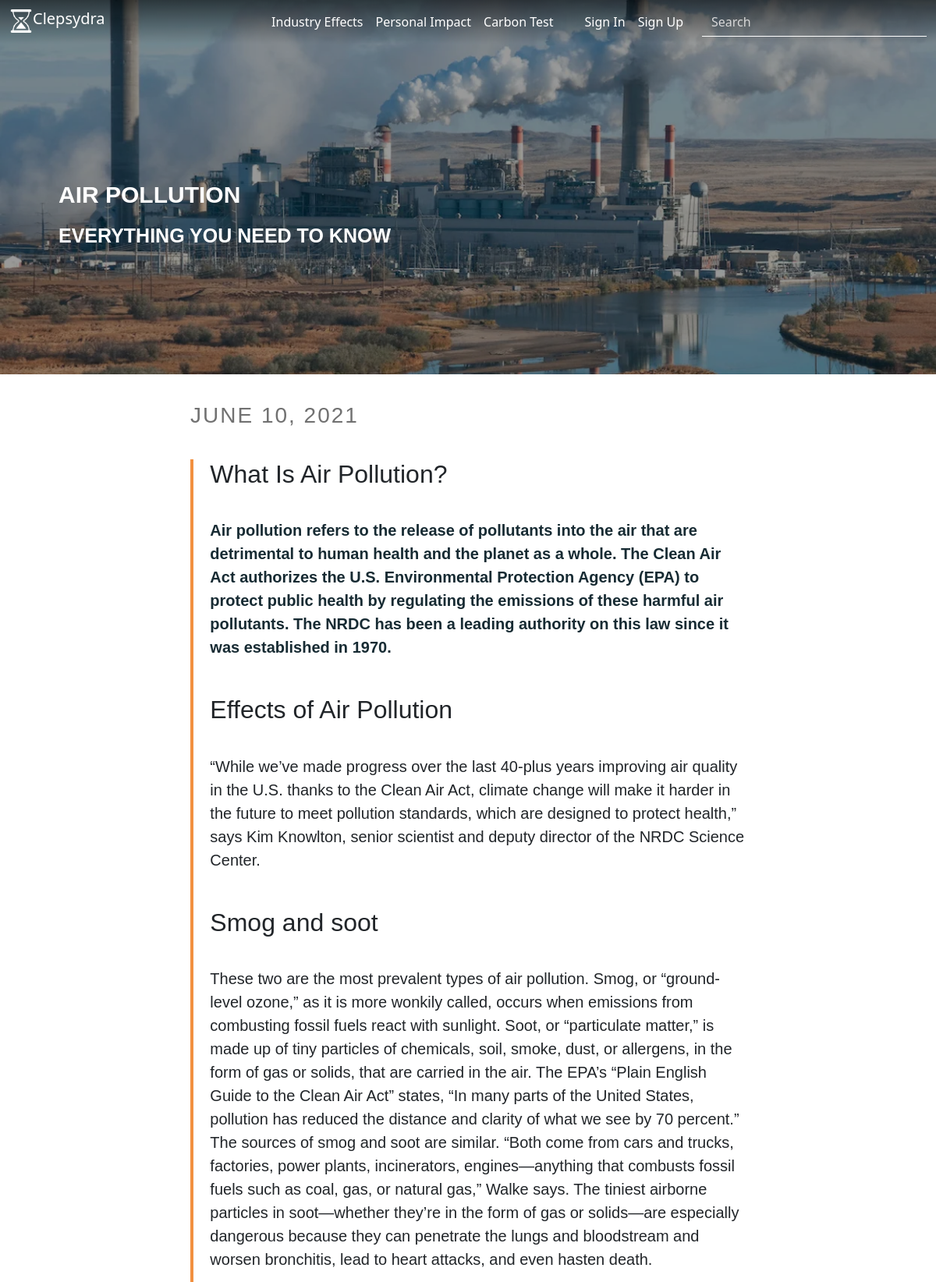
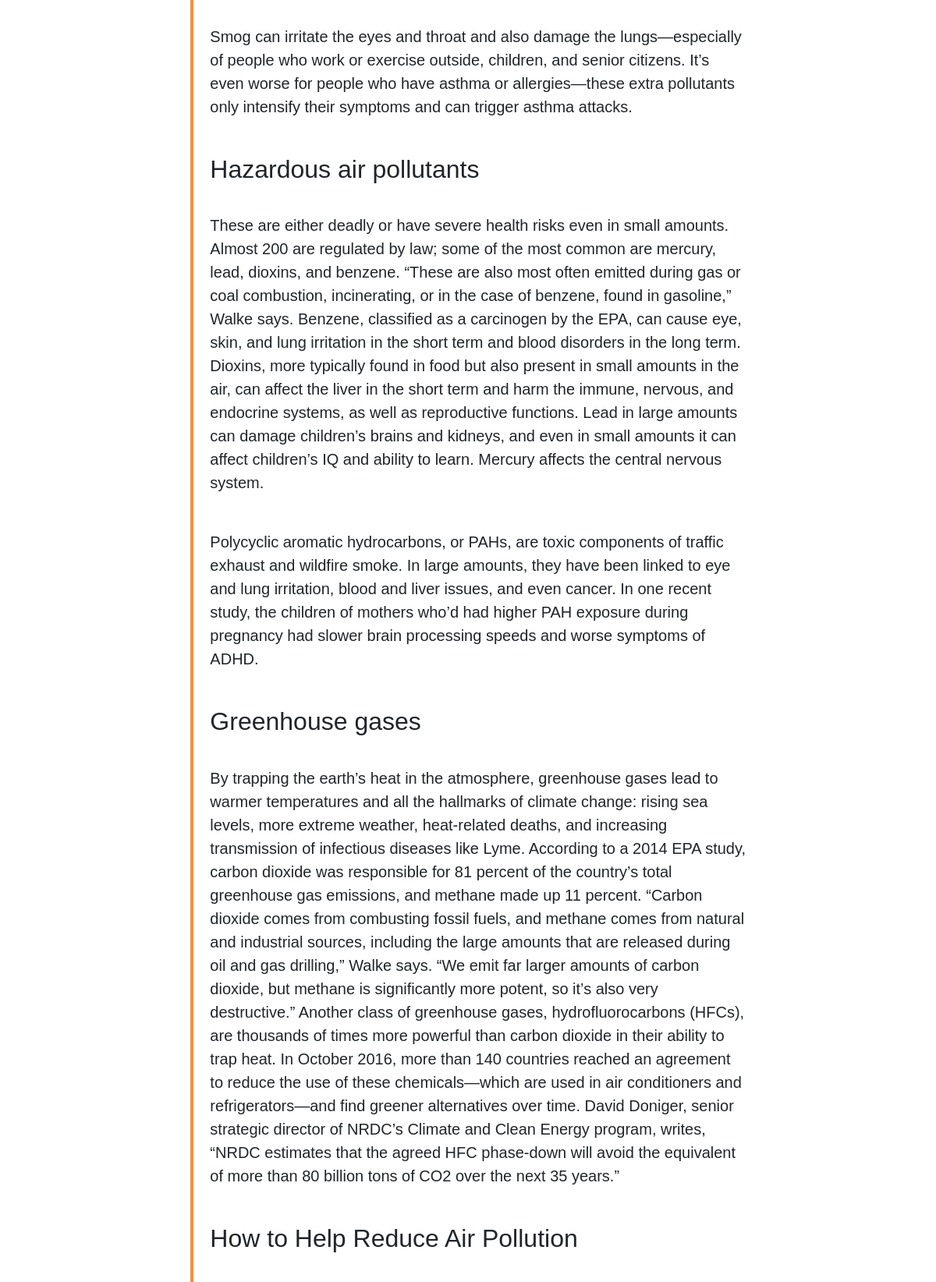
Screenshot of /article/8 (upper part) with the database file from the repository (2 pictures, top to bottom).
### clepsydra/models.py (models this page shows, shortened)
class Article(db.Model):
    __tablename__ = "article"
    __searchable__ = "title"
    id = db.Column(db.Integer, primary_key=True)
    category = db.Column(db.String(100), nullable=False)
    title = db.Column(db.String(100), nullable=False)
    subtitle = db.Column(db.String(100))
    date_posted = db.Column(db.DateTime(), nullable=False, default=datetime.utcnow)
    content = db.Column(db.Text, nullable=False)
    image = db.Column(db.String(100), nullable=False, default='default.jpg')
    comments = db.relationship('Comments', backref='all_comments', lazy=True)
    author = db.Column(db.String(100), nullable=False)

### clepsydra/routes.py (the view, shortened to what this page needs)
@app.route("/article/<int:article_id>", methods=['GET', 'POST'])
@app.route("/article/<int:article_id>/<string:error_message>", methods=['GET', 'POST'])
@app.route("/article/<article_descr>", methods=['GET', 'POST'])
def article(article_id=None, error_message=None, article_descr=None):
    the_article = ""
    if article_id is not None:
        Article.query.get_or_404(article_id)
    user_id = None
    is_logged_in = current_user()
    delete_form = DeleteComment()
    add_comment = CommentForm()
    reply_form = Reply(meta={'csrf': False})
    if article_descr is not None:
        the_article = Article.query.filter_by(title=article_descr).one()
    else:
        the_article = Article.query.filter_by(id=article_id).one()
    if current_user():  # check if current user is not none
        user_id = current_user().id
    parent_comment = find_parents(the_article.id)
    return render_template("article.html", article=the_article, form=add_comment, csform=reply_form,
                           parent_comment=parent_comment, dform=delete_form,
                           current_user_id=user_id, error_message=error_message)

### clepsydra/forms.py (shortened to what this page needs)
class DeleteComment(FlaskForm):
    hidden = HiddenField()
    submit2 = SubmitField(label='Delete')

class CommentForm(FlaskForm):
    some_hidden_field = HiddenField()
    comment1 = TextAreaField(validators=[DataRequired(),
                                         Length(min=1, max=450)])
    submit1 = SubmitField(label='Submit')

### clepsydra/models.py (called while the page is built)
    def get_parent_username(self):
        parent_comment = Comments.query.filter_by(id=self.parent_id).first()
        return parent_comment.username

    @staticmethod  # find all nested comments to this parent
    def nested_comments(comment, kids):
        for reply in comment.replies:
            kids.append(reply)
            Comments.nested_comments(reply, kids)
        return kids

### clepsydra/routes.py (called while the page is built)
@app.context_processor
def is_admin():
    if current_user() is None:
        return dict(is_admin=False)
    elif current_user().admin == 1:
        return dict(is_admin=True)
    return dict(is_admin=False)

@app.context_processor
def get_username():
    if current_user() is None:
        return dict(the_username=False)
    return dict(the_username=current_user().username)

def find_parents(article_id):
    all_comments = dict()
    for comment in Comments.query.filter_by(parent=None).filter_by(article_id=article_id).order_by(
            Comments.date_posted.desc()):
        kids = []
        replies_to_parent = Comments.nested_comments(comment, kids)
        all_comments.update({comment: replies_to_parent})
    return all_comments

def current_user():  # returns a user if stored in sessions of else returns None
    if "userID" not in session:
        return None
    return User.query.get(session['userID'])

### clepsydra/templates/article.html (shortened to what this page needs)
{% extends 'layout.html' %}
{% block cssfiles %}
    <link rel="stylesheet" type="text/css" href="{{ url_for('static',filename='css/articles.css') }}">
{% endblock cssfiles %}
{% block content %}
    <div class="jumbotron jumbotron-fluid hero  has-image ">
        <div class="hero-overlay"
             style="background-image: url({{ url_for('static', filename='resources/hero_images/'+ article.image) }});"
             alt="Factory pipes">
        </div>
        <div class="container" id="hero_text">
            <div class="row">
                <div class="col-md-12">
                    <h1><span>{{ article.title }}</span></h1>
                    <h2 id="article_title"><span> {{ article.subtitle }} </span></h2>
                </div>
            </div>
        </div>
    </div>
    <div class="container">
        <div class="col-md-8 mx-auto">
            <div class="col-md-10">
                <h3 class="date">{{ article.date_posted.strftime('%B %d, %Y') }}</h3>
            </div>
            <div class="underLine">
                {{ article.content | safe }}
            </div>
        </div>
    </div>
{% endblock %}

### clepsydra/static/css/navbar.css (style rules this page uses)
:root { --primary_color: #F29040; --secondar_color: #203b46; }

### clepsydra/static/css/back_to_top.css (style rules this page uses)
:root { --primary_color: #F29040; --secondar_color: #203b46; }

### clepsydra/static/css/articles.css (style rules this page uses)
body { margin: 0; padding: 0; position: relative; }
.jumbotron.hero.has-image { height: 60vh; position: relative; background-position: 50%; background-repeat: no-repeat; background-size: cover; }
.jumbotron.hero .hero-overlay { position: absolute; width: 100%; height: 100%; background-size: cover; background-position: 50%; background-repeat: no-repeat; top: 0; }
.jumbotron.hero .container h1 { font-family: Montserrat, sans-serif; font-weight: 600; font-style: normal; color: #fff; font-size: 30px; line-height: 1; margin: 0; padding: 0; text-align: left; text-transform: uppercase; }
.jumbotron.hero .hero-overlay:before { content: ""; width: 100%; height: 100%; position: absolute; top: 0; background: #000; opacity: .4; }
#hero_text { position: absolute; bottom: 20%; left: 5%; width: 100%; padding-right: 15px; padding-left: 15px; margin-right: auto; margin-left: auto; }
.jumbotron.hero .container #article_title { font-family: Montserrat, sans-serif; font-size: 25px; font-weight: 600; line-height: 1.4; padding: 20px 0; color: #fff; text-transform: uppercase; }
.container { padding: 3%; }
.first_paragraph { font-weight: bold; color: #172b33; }
.underLine { border-left: #f29040 solid 4px; padding-left: 3%; margin-top: 3%; font-family: Georgia, sans-serif; font-size: 20px; }
.date { text-align: left; letter-spacing: 2px; text-transform: uppercase; padding-bottom: 3%; color: #717171; font-family: Montserrat, sans-serif; }

### rows the page displays
Article: image (picture), title "AIR POLLUTION", subtitle "EVERYTHING YOU NEED TO KNOW", date_posted "JUNE 10, 2021", content "What Is Air Pollution? Air pollution refers to the release of pollutants into the air that are detrimental to human health and the planet as a whole. The Clean Air Act authorizes the U.S. Environmental Protection Agency (EPA) to protect public health by regulating the emissions of these harmful air pollutants. The NRDC has been a leading authority on this law since it was established in 1970. Effects of Air Pollution “While we’ve made progress over the last 40-plus years improving air quality in the U.S. thanks to the Clean Air Act, climate change will make it harder in the future to meet pollution standards, which are designed to protect health,” says Kim Knowlton, senior scientist and…"
